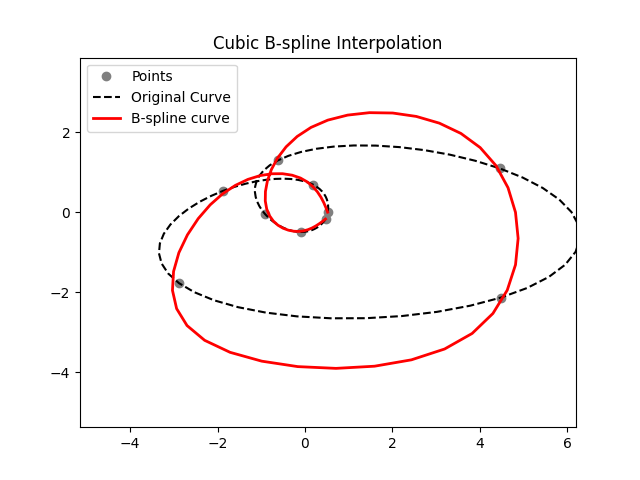

This chart was generated by the following Python code:
import os
import numpy as np
import matplotlib.pyplot as plt
from scipy import interpolate


class Config():
    def __init__(self):
        self.dir_path = os.path.dirname(os.path.realpath(__file__))
        self.input_name = 'lessthan4.txt'
        self.output_name = 'lessthan4_out.txt'
        self.output_fig_name = 'lessthan4.png'
        self.degree = 3
        self.delta = 1e-5


class InputParser():
    """Read in input files"""
    def __init__(self, path):
        self.path = path
        self.coors = None

    def parse(self):
        coors = []
        with open(self.path, 'r') as f:
            line = f.readline()
            while line != '':
                coor = line.split()
                coors.append(np.array([float(coor[0]), float(coor[1])]))
                line = f.readline()
        self.coors = np.array(coors)

class BSpline():
    """
        Store all nessensary information for a B-Spline
        Can write B-Spline data into file, or draw it
    """
    def __init__(self, degree, knots, ctl_points, data_points):
        self.degree = degree,
        self.u_list = knots,
        self.ctl_p_list = ctl_points
        self.data_p_list = data_points
    
    def write(self, output_path):
        with open(output_path, 'w') as f:
            f.write(f"{self.degree[0]}\n")
            f.write(f"{len(self.ctl_p_list)}\n\n")
            f.write(' '.join([str(x.round(3)) for x in list(self.u_list[0])]) + '\n\n')
            for p in self.ctl_p_list:
                f.write(f"{p[0].round(3)} {p[1].round(3)}\n")        

    def draw(self, path, x,y):
        ctr = np.array(self.ctl_p_list)
        c_x = ctr[:,0]
        c_y = ctr[:,1]

        l=len(c_x)
        t=np.linspace(0,1,l-2,endpoint=True)
        t=np.append([0,0,0],t)
        t=np.append(t,[1,1,1])

        tck=[t,[c_x,c_y],3]
        u3=np.linspace(0,1,(max(l*2,70)),endpoint=True)
        out = interpolate.splev(u3,tck) 

        p_x = self.data_p_list[:,0]
        p_y = self.data_p_list[:,1]

        # plt.plot(c_x,c_y,'k--',label='Control polygon',marker='s')
        plt.plot(p_x, p_y, 'o', label='Points', color='grey')
        plt.plot(x, y, '--', color='black', label='Original Curve')
        plt.plot(out[0],out[1],'r',linewidth=2.0,label='B-spline curve')
        plt.legend(loc='best')
        plt.axis([min(c_x)-1, max(c_x)+1, min(c_y)-1, max(c_y)+1])
        plt.title('Cubic B-spline Interpolation')
        plt.savefig(path)
        plt.show()

class InterpolationAlgo():
    """C2 cubic B-spline interpolation algo"""
    def __init__(self, input, degree=3, delta=1e-5):
        self.input = input
        self.degree = degree
        self.delta = delta

    def _parameterize(self, coors):
        """chord length parameterization"""

        def __get_distance(coors):
            """calculate distance for each consecutive points"""
            dist_list = []

            prev_p = coors[0]
            for p in coors[1:]:
                dist = np.linalg.norm(p-prev_p)
                dist_list.append(dist)
                prev_p = p

            return np.array(dist_list)

        dist_list = __get_distance(coors)
        L = sum(dist_list)

        t_list = []
        t_list.append(0)
        cur_dist_total = 0
        for cur_dist in dist_list:
            cur_dist_total += cur_dist
            t = cur_dist_total/L
            t_list.append(t)
        return np.array(t_list)

    def _get_knots(self, t_list, degree):
        """
            add multiplicity at first and last point
            also add delta for multiplicit knot to prevent 0/0
        """
        list_head = np.repeat([t_list[0]], degree)
        list_tail = np.repeat([t_list[-1]], degree)

        joint_list = np.concatenate((list_head, t_list, list_tail))

        prev_knot = joint_list[0]
        delta_count = 1
        for i in range(1, len(joint_list)):
            if joint_list[i] == prev_knot:
                joint_list[i] += self.delta * delta_count
                delta_count += 1
            else:
                prev_knot = joint_list[i]
                delta_count = 1

        return joint_list

    def _get_ctl_points(self, knots, data, degree):
        
        def __compute_coefficient(u, t, i, k):
            """compute coefficient for control points, N_i^k(t), in a recursive manner"""
            try:
                if k <= 0:
                    return int(t >= u[i] and t < u[i+1])

                n = (t-u[i])/(u[i+k]-u[i]) * __compute_coefficient(u, t, i, k-1) + \
                    (u[i+k+1]-t)/(u[i+k+1]-u[i+1]) * __compute_coefficient(u, t, i+1, k-1)

                return n
            except IndexError:
                print("Index out of bound of knot list, pls check if i is correct")

        def __compute_cubic_2_deriv(u, t, i):
            """compute second derivative of the boundary conditions"""
            try:
                if t >= u[i] and t < u[i+1]:
                    deriv = (6 * (t - u[i])) / ((u[i+1] - u[i]) * (u[i+2] - u[i]) * (u[i+3] - u[i]))
                elif t >= u[i+1] and t < u[i+2]:
                    deriv = (-6*t + 4*u[i] + 2*u[i+2]) / ((u[i+2] - u[i+1]) * (u[i+3] - u[i]) * (u[i+2] - u[i])) \
                        + (2*u[i] + 2*u[i+1] + 2*u[i+3] - 6*t) / ((u[i+2] - u[i+1]) * (u[i+3] - u[i+1]) * (u[i+3] - u[i])) \
                        + (-6*t + 4*u[i+1] + 2*u[i+4]) / ((u[i+2] - u[i+1]) * (u[i+4] - u[i+1]) * (u[i+3] - u[i+1]))
                elif t >= u[i+2] and t < u[i+3]:
                    deriv = (6*t - 2*u[i] - 4*u[i+3]) / ((u[i+3] - u[i+2]) * (u[i+3] - u[i+1]) * (u[i+3] - u[i])) \
                        + (6*t - 2*u[i+1] - 2*u[i+3] - 2*u[i+4]) / ((u[i+3] - u[i+2]) * (u[i+4] - u[i+1]) * (u[i+3] - u[i+1])) \
                        + (6*t - 2*u[i+2] - 4*u[i+4]) / ((u[i+3] - u[i+2]) * (u[i+4] - u[i+2]) * (u[i+4] - u[i+1]))
                elif t >= u[i+3] and t < u[i+4]:
                    deriv = (6 * (u[i+4] - t)) / ((u[i+4] - u[i+3]) * (u[i+4] - u[i+2]) * (u[i+4] - u[i+1]))
                else:
                    deriv = 0
                return deriv
            except IndexError:
                print("Index out of bound of knot list, pls check if i is correct")

        ##generate n+1 equations for each data point
        #coefficient matrix
        data_num, point_num = len(data), len(data)+2
        N = np.zeros((data_num, point_num))
        for i in range(data_num): #each row corresponds to a data point
            for j in range(point_num): #each column corresponds to a control point i's coefficient N_i^k(t_i)
                N[i][j] = __compute_coefficient(u = knots, t = knots[i+degree], i = j, k = degree)
        #dependent matrix
        D_x = data.transpose()[0]
        D_y = data.transpose()[1]

        ##add boundary conditions
        cond1, cond2 = np.zeros(point_num), np.zeros(point_num)
        for i in range(degree):
            cond1[i] = __compute_cubic_2_deriv(u = knots, t = knots[degree], i = i)
            cond2[data_num-1+i] = __compute_cubic_2_deriv(u = knots, t = knots[data_num-1+degree], i = data_num-1+i)
        #insert to coefficient matrix
        N = np.insert(N, 1, cond1, axis=0)
        N = np.insert(N, -1, cond2, axis=0)
        N = N.round(3)
        #dependent matrix
        D_x = np.insert(D_x, 1, 0)
        D_x = np.insert(D_x, -1, 0)
        D_y = np.insert(D_y, 1, 0)
        D_y = np.insert(D_y, -1, 0)

        ##solve for control points
        x_list = np.linalg.solve(N, D_x)
        x_list = x_list.round(3)
        y_list = np.linalg.solve(N, D_y)
        y_list = y_list.round(3)
        points = [coor for coor in zip(x_list, y_list)]

        return points

    def run(self):
        """generate a b-spline object which interpolates input points"""

        #set knot vector
        t_list = self._parameterize(self.input.coors)
        knots = self._get_knots(t_list, self.degree)
        print(knots)

        #solve control points
        ctl_points = self._get_ctl_points(knots, data = self.input.coors, degree=self.degree)
        print(ctl_points)

        #instantiate b_spline
        b_spline = BSpline(self.degree, knots, ctl_points, self.input.coors)
        return b_spline


if __name__ == '__main__':

    config = Config()

    #parse input files
    file_path = f"{config.dir_path}/{config.input_name}"
    input = InputParser(file_path)
    input.parse()

    #run interpolation algo
    algo = InterpolationAlgo(input, degree=config.degree)
    b_spline = algo.run()

    b_spline.write(f"{config.dir_path}/{config.output_name}")
    b_spline.draw(f"{config.dir_path}/{config.output_fig_name}")